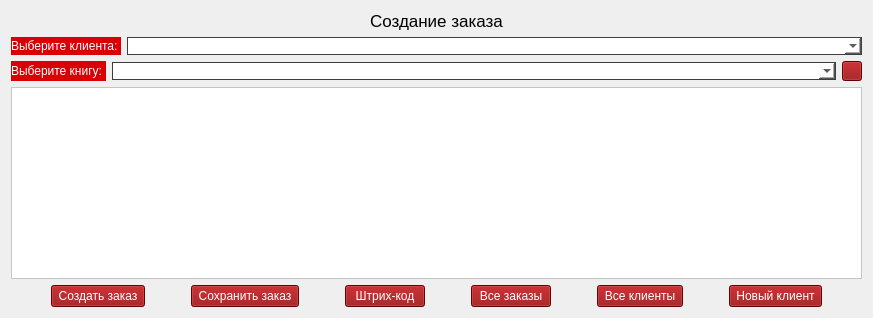
                <widget class="QWidget" name="page_6">
                 <layout class="QVBoxLayout" name="verticalLayout_23">
                  <item>
                   <layout class="QVBoxLayout" name="verticalLayout_8">
                    <item>
                     <widget class="QLabel" name="label_10">
                      <property name="font">
                       <font>
                        <family>MS Shell Dlg 2</family>
                        <pointsize>13</pointsize>
                        <weight>50</weight>
                        <italic>false</italic>
                        <bold>false</bold>
                       </font>
                      </property>
                      <property name="styleSheet">
                       <string notr="true">font: 13pt &quot;MS Shell Dlg 2&quot;;</string>
                      </property>
                      <property name="text">
                       <string>Создание заказа</string>
                      </property>
                      <property name="alignment">
                       <set>Qt::AlignCenter</set>
                      </property>
                     </widget>
                    </item>
                    <item>
                     <layout class="QHBoxLayout" name="horizontalLayout_13" stretch="1,10">
                      <item>
                       <widget class="QLabel" name="label_11">
                        <property name="styleSheet">
                         <string notr="true">background-color: rgb(216, 0, 4);
color: rgb(255, 255, 255);
font: 10pt &quot;MS Shell Dlg 2&quot;;</string>
                        </property>
                        <property name="text">
                         <string>Выберите клиента: </string>
                        </property>
                       </widget>
                      </item>
                      <item>
                       <widget class="QComboBox" name="comboBox_clients">
                        <property name="styleSheet">
                         <string notr="true">background-color: rgb(255, 255, 255); 
border-top: 1px solid #3e3e3e;
border-left: 1px solid #3e3e3e;
border-right: 1px solid #3e3e3e;
border-bottom: 1px solid #3e3e3e;</string>
                        </property>
                       </widget>
                      </item>
                     </layout>
                    </item>
                    <item>
                     <layout class="QHBoxLayout" name="horizontalLayout_14" stretch="1,100,0">
                      <item>
                       <widget class="QLabel" name="label_12">
                        <property name="styleSheet">
                         <string notr="true">background-color: rgb(216, 0, 4);
color: rgb(255, 255, 255);
font: 10pt &quot;MS Shell Dlg 2&quot;;</string>
                        </property>
                        <property name="text">
                         <string>Выберите книгу: </string>
                        </property>
                       </widget>
                      </item>
                      <item>
                       <widget class="QComboBox" name="comboBox_book">
                        <property name="styleSheet">
                         <string notr="true">background-color: rgb(255, 255, 255); 
border-top: 1px solid #3e3e3e;
border-left: 1px solid #3e3e3e;
border-right: 1px solid #3e3e3e;
border-bottom: 1px solid #3e3e3e;</string>
                        </property>
                       </widget>
                      </item>
                      <item>
                       <widget class="QPushButton" name="btn_plus">
                        <property name="maximumSize">
                         <size>
                          <width>20</width>
                          <height>20</height>
                         </size>
                        </property>
                        <property name="styleSheet">
                         <string notr="true">background-color: rgb(143, 0, 2);
font: 9pt &quot;Comic Sans MS&quot;;
color: rgb(255, 255, 255);</string>
                        </property>
                        <property name="text">
                         <string/>
                        </property>
                        <property name="icon">
                         <iconset>
                          <normaloff>img/Добавить.png</normaloff>img/Добавить.png</iconset>
                        </property>
                        <property name="iconSize">
                         <size>
                          <width>20</width>
                          <height>20</height>
                         </size>
                        </property>
                        <property name="checkable">
                         <bool>false</bool>
                        </property>
                        <property name="checked">
                         <bool>false</bool>
                        </property>
                        <property name="autoRepeat">
                         <bool>false</bool>
                        </property>
                        <property name="autoExclusive">
                         <bool>false</bool>
                        </property>
                       </widget>
                      </item>
                     </layout>
                    </item>
                    <item>
                     <widget class="QListWidget" name="add_new_field">
                      <property name="styleSheet">
                       <string notr="true">background-color: rgb(255, 255, 255); 
</string>
                      </property>
                      <property name="iconSize">
                       <size>
                        <width>500</width>
                        <height>151</height>
                       </size>
                      </property>
                      <property name="selectionRectVisible">
                       <bool>true</bool>
                      </property>
                      <property name="currentRow">
                       <number>-1</number>
                      </property>
                     </widget>
                    </item>
                    <item>
                     <layout class="QHBoxLayout" name="horizontalLayout_15" stretch="0,0,0,0,0,0,0,0,0,0,0,0,0">
                      <item>
                       <spacer name="horizontalSpacer_8">
                        <property name="orientation">
                         <enum>Qt::Horizontal</enum>
                        </property>
                        <property name="sizeHint" stdset="0">
                         <size>
                          <width>40</width>
                          <height>20</height>
                         </size>
                        </property>
                       </spacer>
                      </item>
                      <item>
                       <widget class="QPushButton" name="btn_new_order">
                        <property name="styleSheet">
                         <string notr="true">background-color: rgb(143, 0, 2);
color: rgb(255, 255, 255);
font: 10pt &quot;MS Shell Dlg 2&quot;;</string>
                        </property>
                        <property name="text">
                         <string> Создать заказ </string>
                        </property>
                       </widget>
                      </item>
                      <item>
                       <spacer name="horizontalSpacer_17">
                        <property name="orientation">
                         <enum>Qt::Horizontal</enum>
                        </property>
                        <property name="sizeHint" stdset="0">
                         <size>
                          <width>40</width>
                          <height>20</height>
                         </size>
                        </property>
                       </spacer>
                      </item>
                      <item>
                       <widget class="QPushButton" name="btn_save_request">
                        <property name="styleSheet">
                         <string notr="true">background-color: rgb(143, 0, 2);
color: rgb(255, 255, 255);
font: 10pt &quot;MS Shell Dlg 2&quot;;</string>
                        </property>
                        <property name="text">
                         <string> Сохранить заказ </string>
                        </property>
                       </widget>
                      </item>
                      <item>
                       <spacer name="horizontalSpacer_10">
                        <property name="orientation">
                         <enum>Qt::Horizontal</enum>
                        </property>
                        <property name="sizeHint" stdset="0">
                         <size>
                          <width>40</width>
                          <height>20</height>
                         </size>
                        </property>
                       </spacer>
                      </item>
                      <item>
                       <widget class="QPushButton" name="btn_code">
                        <property name="enabled">
                         <bool>true</bool>
                        </property>
                        <property name="styleSheet">
                         <string notr="true">background-color: rgb(143, 0, 2);
color: rgb(255, 255, 255);
font: 10pt &quot;MS Shell Dlg 2&quot;;</string>
                        </property>
                        <property name="text">
                         <string> Штрих-код </string>
                        </property>
                       </widget>
                      </item>
                      <item>
                       <spacer name="horizontalSpacer_12">
                        <property name="orientation">
                         <enum>Qt::Horizontal</enum>
                        </property>
                        <property name="sizeHint" stdset="0">
                         <size>
                          <width>40</width>
                          <height>20</height>
                         </size>
                        </property>
                       </spacer>
                      </item>
                      <item>
                       <widget class="QPushButton" name="btn_all_req">
                        <property name="styleSheet">
                         <string notr="true">background-color: rgb(143, 0, 2);
color: rgb(255, 255, 255);
font: 10pt &quot;MS Shell Dlg 2&quot;;</string>
                        </property>
                        <property name="text">
                         <string>Все заказы</string>
                        </property>
                       </widget>
                      </item>
                      <item>
                       <spacer name="horizontalSpacer_47">
                        <property name="orientation">
                         <enum>Qt::Horizontal</enum>
                        </property>
                        <property name="sizeHint" stdset="0">
                         <size>
                          <width>40</width>
                          <height>20</height>
                         </size>
                        </property>
                       </spacer>
                      </item>
                      <item>
                       <widget class="QPushButton" name="btn_all_clients">
                        <property name="styleSheet">
                         <string notr="true">background-color: rgb(143, 0, 2);
color: rgb(255, 255, 255);
font: 10pt &quot;MS Shell Dlg 2&quot;;</string>
                        </property>
                        <property name="text">
                         <string> Все клиенты </string>
                        </property>
                       </widget>
                      </item>
                      <item>
                       <spacer name="horizontalSpacer_9">
                        <property name="orientation">
                         <enum>Qt::Horizontal</enum>
                        </property>
                        <property name="sizeHint" stdset="0">
                         <size>
                          <width>40</width>
                          <height>20</height>
                         </size>
                        </property>
                       </spacer>
                      </item>
                      <item>
                       <widget class="QPushButton" name="btn_new_client">
                        <property name="styleSheet">
                         <string notr="true">background-color: rgb(143, 0, 2);
color: rgb(255, 255, 255);
font: 10pt &quot;MS Shell Dlg 2&quot;;</string>
                        </property>
                        <property name="text">
                         <string> Новый клиент </string>
                        </property>
                       </widget>
                      </item>
                      <item>
                       <spacer name="horizontalSpacer_13">
                        <property name="orientation">
                         <enum>Qt::Horizontal</enum>
                        </property>
                        <property name="sizeHint" stdset="0">
                         <size>
                          <width>40</width>
                          <height>20</height>
                         </size>
                        </property>
                       </spacer>
                      </item>
                     </layout>
                    </item>
                   </layout>
                  </item>
                 </layout>
                </widget>
